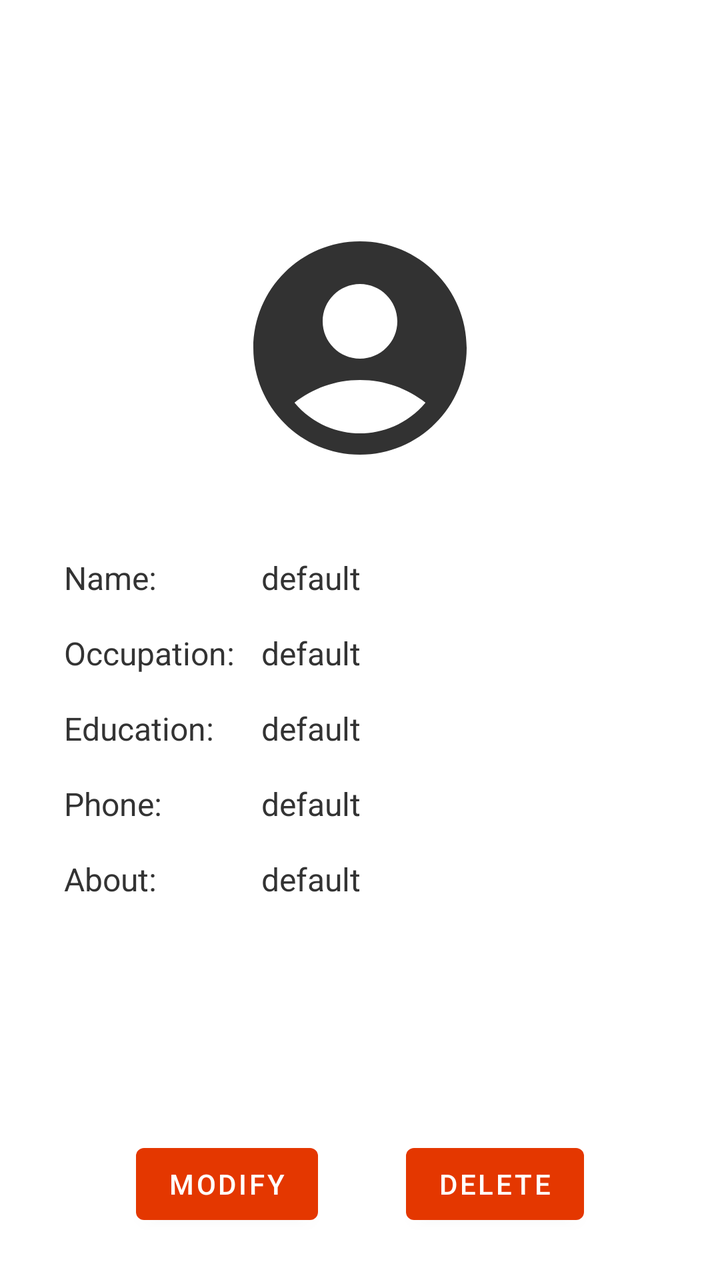
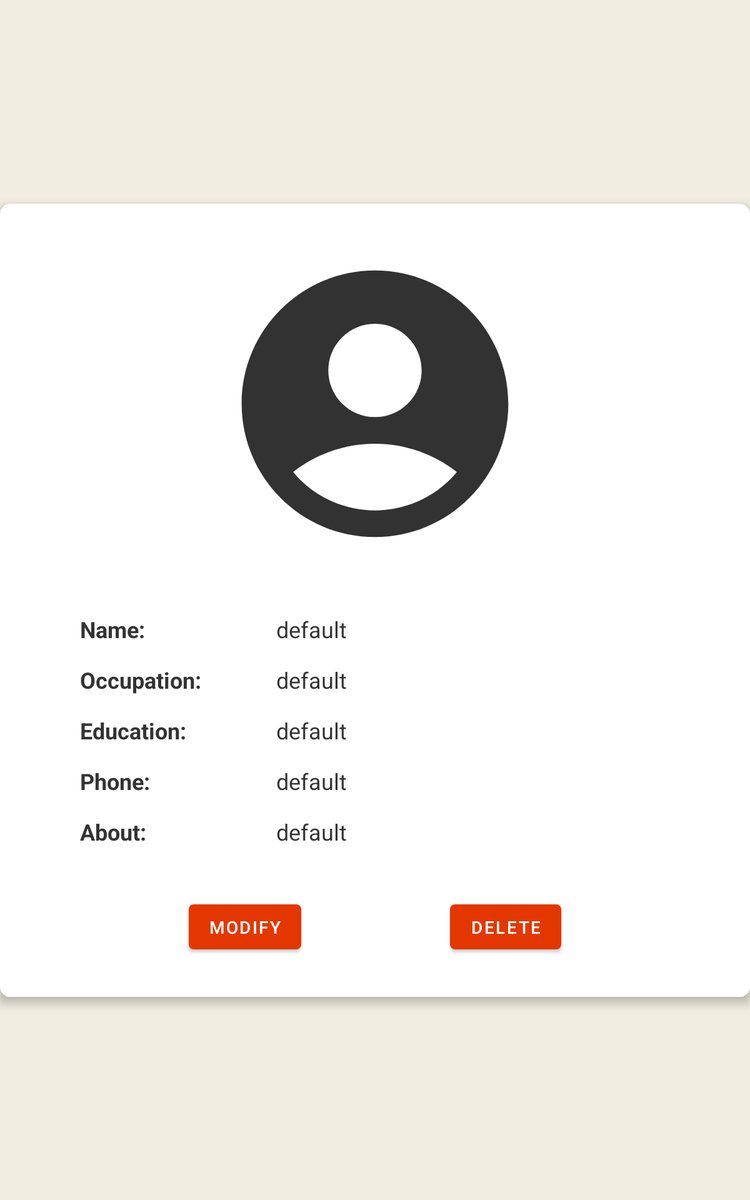

Compare how this app lays out the same screen by default and in its alternative resource folder. The renders come first, then the two layout files and the values they reference.
<!-- AndroidManifest.xml: application theme Theme.CrudProject -->
<!-- res/layout/fragment_user_info.xml -->
<?xml version="1.0" encoding="utf-8"?>
<androidx.constraintlayout.widget.ConstraintLayout xmlns:android="http://schemas.android.com/apk/res/android"
    xmlns:app="http://schemas.android.com/apk/res-auto"
    xmlns:tools="http://schemas.android.com/tools"
    android:id="@+id/userinfo_root_layout"
    android:layout_width="match_parent"
    android:layout_height="match_parent"
    android:background="@color/white"
    tools:context=".ui.UserInfoFragment">

    <Button
        android:id="@+id/userinfo_edit_button"
        android:layout_width="wrap_content"
        android:layout_height="wrap_content"
        android:layout_marginStart="24dp"
        android:layout_marginBottom="24dp"
        android:text="@string/modify"
        app:icon="@drawable/ic_baseline_edit_24"
        app:layout_constraintBottom_toBottomOf="parent"
        app:layout_constraintEnd_toStartOf="@+id/userinfo_delete_button"
        app:layout_constraintStart_toStartOf="parent" />

    <Button
        android:id="@+id/userinfo_delete_button"
        android:layout_width="wrap_content"
        android:layout_height="wrap_content"
        android:layout_marginEnd="24dp"
        android:layout_marginBottom="24dp"
        android:text="@string/delete"
        app:icon="@drawable/ic_baseline_delete_forever_24"
        app:layout_constraintBottom_toBottomOf="parent"
        app:layout_constraintEnd_toEndOf="parent"
        app:layout_constraintStart_toEndOf="@+id/userinfo_edit_button" />

    <androidx.constraintlayout.widget.ConstraintLayout
        android:id="@+id/userinfo_content"
        android:layout_width="0dp"
        android:layout_height="wrap_content"
        android:padding="32dp"
        app:layout_constraintBottom_toTopOf="@+id/userinfo_edit_button"
        app:layout_constraintEnd_toEndOf="parent"
        app:layout_constraintStart_toStartOf="parent"
        app:layout_constraintTop_toTopOf="parent">

        <ImageView
            android:id="@+id/imageView3"
            android:layout_width="128dp"
            android:layout_height="128dp"
            android:src="@drawable/ic_baseline_account_circle_24"
            app:layout_constraintEnd_toEndOf="parent"
            app:layout_constraintStart_toStartOf="parent"
            app:layout_constraintTop_toTopOf="parent" />


        <LinearLayout
            android:id="@+id/userinfo_name_layout"
            android:layout_width="0dp"
            android:layout_height="wrap_content"
            android:layout_marginTop="32dp"
            android:orientation="horizontal"
            android:paddingTop="8dp"
            android:paddingBottom="8dp"
            android:weightSum="3"
            app:layout_constraintEnd_toEndOf="parent"
            app:layout_constraintStart_toStartOf="parent"
            app:layout_constraintTop_toBottomOf="@+id/imageView3">

            <TextView
                android:id="@+id/userinfo_name_label"
                android:layout_width="0dp"
                android:layout_height="wrap_content"
                android:layout_weight="1"
                android:text="@string/name"
                android:textAppearance="@style/TextNormal_16pt" />

            <TextView
                android:id="@+id/userinfo_name_textview"
                android:layout_width="0dp"
                android:layout_height="wrap_content"
                android:layout_weight="2"
                android:text="@string/default_field"
                android:textAppearance="@style/TextNormal_16pt" />
        </LinearLayout>

        <LinearLayout
            android:id="@+id/userinfo_occupation_layout"
            android:layout_width="0dp"
            android:layout_height="wrap_content"
            android:orientation="horizontal"
            android:paddingTop="8dp"
            android:paddingBottom="8dp"
            android:weightSum="3"
            app:layout_constraintEnd_toEndOf="parent"
            app:layout_constraintStart_toStartOf="parent"
            app:layout_constraintTop_toBottomOf="@+id/userinfo_name_layout">

            <TextView
                android:id="@+id/userinfo_occupation_label"
                android:layout_width="0dp"
                android:layout_height="wrap_content"
                android:layout_weight="1"
                android:text="@string/occupation"
                android:textAppearance="@style/TextNormal_16pt" />

            <TextView
                android:id="@+id/userinfo_occupation_textview"
                android:layout_width="0dp"
                android:layout_height="wrap_content"
                android:layout_weight="2"
                android:text="@string/default_field"
                android:textAppearance="@style/TextNormal_16pt" />
        </LinearLayout>

        <LinearLayout
            android:id="@+id/userinfo_education_layout"
            android:layout_width="0dp"
            android:layout_height="wrap_content"
            android:orientation="horizontal"
            android:paddingTop="8dp"
            android:paddingBottom="8dp"
            android:weightSum="3"
            app:layout_constraintEnd_toEndOf="parent"
            app:layout_constraintStart_toStartOf="parent"
            app:layout_constraintTop_toBottomOf="@id/userinfo_occupation_layout">

            <TextView
                android:id="@+id/userinfo_education_label"
                android:layout_width="0dp"
                android:layout_height="wrap_content"
                android:layout_weight="1"
                android:text="@string/education"
                android:textAppearance="@style/TextNormal_16pt" />

            <TextView
                android:id="@+id/userinfo_education_textview"
                android:layout_width="0dp"
                android:layout_height="wrap_content"
                android:layout_weight="2"
                android:text="@string/default_field"
                android:textAppearance="@style/TextNormal_16pt" />
        </LinearLayout>

        <LinearLayout
            android:id="@+id/userinfo_phone_layout"
            android:layout_width="0dp"
            android:layout_height="wrap_content"
            android:orientation="horizontal"
            android:paddingTop="8dp"
            android:paddingBottom="8dp"
            android:weightSum="3"
            app:layout_constraintEnd_toEndOf="parent"
            app:layout_constraintStart_toStartOf="parent"
            app:layout_constraintTop_toBottomOf="@id/userinfo_education_layout">

            <TextView
                android:id="@+id/userinfo_phone_label"
                android:layout_width="0dp"
                android:layout_height="wrap_content"
                android:layout_weight="1"
                android:text="@string/phone"
                android:textAppearance="@style/TextNormal_16pt" />

            <TextView
                android:id="@+id/userinfo_phone_textview"
                android:layout_width="0dp"
                android:layout_height="wrap_content"
                android:layout_weight="2"
                android:text="@string/default_field"
                android:textAppearance="@style/TextNormal_16pt" />
        </LinearLayout>

        <LinearLayout
            android:id="@+id/userinfo_about_layout"
            android:layout_width="0dp"
            android:layout_height="wrap_content"
            android:orientation="horizontal"
            android:paddingTop="8dp"
            android:paddingBottom="8dp"
            android:weightSum="3"
            app:layout_constraintEnd_toEndOf="parent"
            app:layout_constraintStart_toStartOf="parent"
            app:layout_constraintTop_toBottomOf="@id/userinfo_phone_layout">

            <TextView
                android:id="@+id/userinfo_about_label"
                android:layout_width="0dp"
                android:layout_height="wrap_content"
                android:layout_weight="1"
                android:text="@string/about"
                android:textAppearance="@style/TextNormal_16pt" />

            <TextView
                android:id="@+id/userinfo_about_textview"
                android:layout_width="0dp"
                android:layout_height="wrap_content"
                android:layout_weight="2"
                android:text="@string/default_field"
                android:textAppearance="@style/TextNormal_16pt" />
        </LinearLayout>

    </androidx.constraintlayout.widget.ConstraintLayout>
</androidx.constraintlayout.widget.ConstraintLayout>
<!-- resources referenced by this layout -->
<resources>
  <color name="white">#FFFFFFFF</color>
  <!-- drawable ic_baseline_account_circle_24 (drawable) -->
  <vector android:height="48dp" android:tint="#323232"
      android:viewportHeight="24" android:viewportWidth="24"
      android:width="48dp" xmlns:android="http://schemas.android.com/apk/res/android">
      <path android:fillColor="@android:color/white" android:pathData="M12,2C6.48,2 2,6.48 2,12s4.48,10 10,10s10,-4.48 10,-10S17.52,2 12,2zM12,6c1.93,0 3.5,1.57 3.5,3.5S13.93,13 12,13s-3.5,-1.57 -3.5,-3.5S10.07,6 12,6zM12,20c-2.03,0 -4.43,-0.82 -6.14,-2.88C7.55,15.8 9.68,15 12,15s4.45,0.8 6.14,2.12C16.43,19.18 14.03,20 12,20z"/>
  </vector>
  <string name="about">About:</string>
  <string name="default_field">default</string>
  <string name="delete">Delete</string>
  <string name="education">Education:</string>
  <string name="modify">Modify</string>
  <string name="name">Name:</string>
  <string name="occupation">Occupation:</string>
  <string name="phone">Phone:</string>
  <style name="TextNormal_16pt" parent="TextAppearance.AppCompat">
          <item name="android:textColor">@color/dark_grey</item>
          <item name="android:textSize">16sp</item>
  
      </style>
  <style name="Theme.CrudProject" parent="Theme.MaterialComponents.DayNight.DarkActionBar">
          
          <item name="colorPrimary">@color/red</item>
          <item name="colorPrimaryVariant">@color/dark_red</item>
          <item name="colorOnPrimary">@color/white</item>
          
          <item name="colorSecondary">@color/red</item>
          <item name="colorSecondaryVariant">@color/dark_red</item>
          <item name="colorOnSecondary">@color/white</item>
          
          <item name="android:statusBarColor" tools:targetApi="l">?attr/colorPrimaryVariant</item>
          
          <item name="colorContainer">@color/white</item>
          <item name="android:navigationBarColor">?attr/colorPrimaryVariant</item>
      </style>
  <color name="dark_grey">#FF333333</color>
  <color name="red">#FFE43700</color>
  <color name="dark_red">#FFD43700</color>
</resources>
<!-- res/layout-sw600dp/fragment_user_info.xml (the repository's variant of the layout above) -->
<!-- drawn on a 7-inch tablet held upright -->
<?xml version="1.0" encoding="utf-8"?>
<androidx.constraintlayout.widget.ConstraintLayout xmlns:android="http://schemas.android.com/apk/res/android"
    xmlns:app="http://schemas.android.com/apk/res-auto"
    xmlns:tools="http://schemas.android.com/tools"
    android:id="@+id/userinfo_root_layout"
    android:layout_width="match_parent"
    android:layout_height="match_parent"
    android:background="@color/light_beige"
    tools:context=".ui.UserInfoFragment">

    <androidx.cardview.widget.CardView
        android:layout_width="600dp"
        android:layout_height="wrap_content"
        app:cardCornerRadius="8dp"
        app:cardElevation="5dp"
        app:contentPadding="32dp"
        app:layout_constraintBottom_toBottomOf="parent"
        app:layout_constraintEnd_toEndOf="parent"
        app:layout_constraintStart_toStartOf="parent"
        app:layout_constraintTop_toTopOf="parent">

        <androidx.constraintlayout.widget.ConstraintLayout
            android:layout_width="match_parent"
            android:layout_height="match_parent">

            <androidx.constraintlayout.widget.ConstraintLayout
                android:id="@+id/userinfo_content"
                android:layout_width="0dp"
                android:layout_height="wrap_content"
                android:layout_marginBottom="32dp"
                android:paddingLeft="32dp"
                android:paddingRight="32dp"
                app:layout_constraintBottom_toTopOf="@+id/userinfo_edit_button"
                app:layout_constraintEnd_toEndOf="parent"
                app:layout_constraintStart_toStartOf="parent"
                app:layout_constraintTop_toTopOf="parent">

                <ImageView
                    android:id="@+id/imageView3"
                    android:layout_width="256dp"
                    android:layout_height="256dp"
                    android:src="@drawable/ic_baseline_account_circle_24"
                    app:layout_constraintEnd_toEndOf="parent"
                    app:layout_constraintStart_toStartOf="parent"
                    app:layout_constraintTop_toTopOf="parent" />


                <LinearLayout
                    android:id="@+id/userinfo_name_layout"
                    android:layout_width="0dp"
                    android:layout_height="wrap_content"
                    android:layout_marginTop="32dp"
                    android:orientation="horizontal"
                    android:paddingTop="8dp"
                    android:paddingBottom="8dp"
                    android:weightSum="3"
                    app:layout_constraintEnd_toEndOf="parent"
                    app:layout_constraintStart_toStartOf="parent"
                    app:layout_constraintTop_toBottomOf="@+id/imageView3">

                    <TextView
                        android:id="@+id/userinfo_name_label"
                        android:layout_width="0dp"
                        android:layout_height="wrap_content"
                        android:layout_weight="1"
                        android:text="@string/name"
                        android:textAppearance="@style/TextBold_18pt" />

                    <TextView
                        android:id="@+id/userinfo_name_textview"
                        android:layout_width="0dp"
                        android:layout_height="wrap_content"
                        android:layout_weight="2"
                        android:text="@string/default_field"
                        android:textAppearance="@style/TextNormal_18pt" />
                </LinearLayout>

                <LinearLayout
                    android:id="@+id/userinfo_occupation_layout"
                    android:layout_width="0dp"
                    android:layout_height="wrap_content"
                    android:orientation="horizontal"
                    android:paddingTop="8dp"
                    android:paddingBottom="8dp"
                    android:weightSum="3"
                    app:layout_constraintEnd_toEndOf="parent"
                    app:layout_constraintStart_toStartOf="parent"
                    app:layout_constraintTop_toBottomOf="@+id/userinfo_name_layout">

                    <TextView
                        android:id="@+id/userinfo_occupation_label"
                        android:layout_width="0dp"
                        android:layout_height="wrap_content"
                        android:layout_weight="1"
                        android:text="@string/occupation"
                        android:textAppearance="@style/TextBold_18pt" />

                    <TextView
                        android:id="@+id/userinfo_occupation_textview"
                        android:layout_width="0dp"
                        android:layout_height="wrap_content"
                        android:layout_weight="2"
                        android:text="@string/default_field"
                        android:textAppearance="@style/TextNormal_18pt" />
                </LinearLayout>

                <LinearLayout
                    android:id="@+id/userinfo_education_layout"
                    android:layout_width="0dp"
                    android:layout_height="wrap_content"
                    android:orientation="horizontal"
                    android:paddingTop="8dp"
                    android:paddingBottom="8dp"
                    android:weightSum="3"
                    app:layout_constraintEnd_toEndOf="parent"
                    app:layout_constraintStart_toStartOf="parent"
                    app:layout_constraintTop_toBottomOf="@id/userinfo_occupation_layout">

                    <TextView
                        android:id="@+id/userinfo_education_label"
                        android:layout_width="0dp"
                        android:layout_height="wrap_content"
                        android:layout_weight="1"
                        android:text="@string/education"
                        android:textAppearance="@style/TextBold_18pt" />

                    <TextView
                        android:id="@+id/userinfo_education_textview"
                        android:layout_width="0dp"
                        android:layout_height="wrap_content"
                        android:layout_weight="2"
                        android:text="@string/default_field"
                        android:textAppearance="@style/TextNormal_18pt" />
                </LinearLayout>

                <LinearLayout
                    android:id="@+id/userinfo_phone_layout"
                    android:layout_width="0dp"
                    android:layout_height="wrap_content"
                    android:orientation="horizontal"
                    android:paddingTop="8dp"
                    android:paddingBottom="8dp"
                    android:weightSum="3"
                    app:layout_constraintEnd_toEndOf="parent"
                    app:layout_constraintStart_toStartOf="parent"
                    app:layout_constraintTop_toBottomOf="@id/userinfo_education_layout">

                    <TextView
                        android:id="@+id/userinfo_phone_label"
                        android:layout_width="0dp"
                        android:layout_height="wrap_content"
                        android:layout_weight="1"
                        android:text="@string/phone"
                        android:textAppearance="@style/TextBold_18pt" />

                    <TextView
                        android:id="@+id/userinfo_phone_textview"
                        android:layout_width="0dp"
                        android:layout_height="wrap_content"
                        android:layout_weight="2"
                        android:text="@string/default_field"
                        android:textAppearance="@style/TextNormal_18pt" />
                </LinearLayout>

                <LinearLayout
                    android:id="@+id/userinfo_about_layout"
                    android:layout_width="0dp"
                    android:layout_height="wrap_content"
                    android:orientation="horizontal"
                    android:paddingTop="8dp"
                    android:paddingBottom="8dp"
                    android:weightSum="3"
                    app:layout_constraintEnd_toEndOf="parent"
                    app:layout_constraintStart_toStartOf="parent"
                    app:layout_constraintTop_toBottomOf="@id/userinfo_phone_layout">

                    <TextView
                        android:id="@+id/userinfo_about_label"
                        android:layout_width="0dp"
                        android:layout_height="wrap_content"
                        android:layout_weight="1"
                        android:text="@string/about"
                        android:textAppearance="@style/TextBold_18pt" />

                    <TextView
                        android:id="@+id/userinfo_about_textview"
                        android:layout_width="0dp"
                        android:layout_height="wrap_content"
                        android:layout_weight="2"
                        android:text="@string/default_field"
                        android:textAppearance="@style/TextNormal_18pt" />
                </LinearLayout>

            </androidx.constraintlayout.widget.ConstraintLayout>

            <Button
                android:id="@+id/userinfo_edit_button"
                android:layout_width="wrap_content"
                android:layout_height="wrap_content"
                android:text="@string/modify"
                app:icon="@drawable/ic_baseline_edit_24"
                app:layout_constraintBottom_toBottomOf="parent"
                app:layout_constraintEnd_toStartOf="@+id/userinfo_delete_button"
                app:layout_constraintStart_toStartOf="parent" />

            <Button
                android:id="@+id/userinfo_delete_button"
                android:layout_width="wrap_content"
                android:layout_height="wrap_content"
                android:text="@string/delete"
                app:icon="@drawable/ic_baseline_delete_forever_24"
                app:layout_constraintBottom_toBottomOf="parent"
                app:layout_constraintEnd_toEndOf="parent"
                app:layout_constraintStart_toEndOf="@+id/userinfo_edit_button" />
        </androidx.constraintlayout.widget.ConstraintLayout>
    </androidx.cardview.widget.CardView>

</androidx.constraintlayout.widget.ConstraintLayout>
<!-- resources referenced by the variant -->
<!-- as a 7-inch tablet held upright resolves them -->
<resources>
  <color name="light_beige">#FFF1EDE1</color>
  <!-- drawable ic_baseline_account_circle_24 (drawable) -->
  <vector android:height="48dp" android:tint="#323232"
      android:viewportHeight="24" android:viewportWidth="24"
      android:width="48dp" xmlns:android="http://schemas.android.com/apk/res/android">
      <path android:fillColor="@android:color/white" android:pathData="M12,2C6.48,2 2,6.48 2,12s4.48,10 10,10s10,-4.48 10,-10S17.52,2 12,2zM12,6c1.93,0 3.5,1.57 3.5,3.5S13.93,13 12,13s-3.5,-1.57 -3.5,-3.5S10.07,6 12,6zM12,20c-2.03,0 -4.43,-0.82 -6.14,-2.88C7.55,15.8 9.68,15 12,15s4.45,0.8 6.14,2.12C16.43,19.18 14.03,20 12,20z"/>
  </vector>
  <string name="about">About:</string>
  <string name="default_field">default</string>
  <string name="delete">Delete</string>
  <string name="education">Education:</string>
  <string name="modify">Modify</string>
  <string name="name">Name:</string>
  <string name="occupation">Occupation:</string>
  <string name="phone">Phone:</string>
  <style name="TextBold_18pt" parent="TextAppearance.AppCompat">
          <item name="android:textColor">@color/dark_grey</item>
          <item name="android:textSize">18sp</item>
          <item name="android:textStyle">bold</item>
      </style>
  <style name="TextNormal_18pt" parent="TextAppearance.AppCompat">
          <item name="android:textColor">@color/dark_grey</item>
          <item name="android:textSize">18sp</item>
      </style>
  <style name="Theme.CrudProject" parent="Theme.MaterialComponents.DayNight.DarkActionBar">
          
          <item name="colorPrimary">@color/red</item>
          <item name="colorPrimaryVariant">@color/dark_red</item>
          <item name="colorOnPrimary">@color/white</item>
          
          <item name="colorSecondary">@color/red</item>
          <item name="colorSecondaryVariant">@color/dark_red</item>
          <item name="colorOnSecondary">@color/white</item>
          
          <item name="android:statusBarColor" tools:targetApi="l">?attr/colorPrimaryVariant</item>
          
          <item name="colorContainer">@color/white</item>
          <item name="android:navigationBarColor">?attr/colorPrimaryVariant</item>
      </style>
  <color name="dark_grey">#FF333333</color>
  <color name="red">#FFE43700</color>
  <color name="dark_red">#FFD43700</color>
  <color name="white">#FFFFFFFF</color>
</resources>
